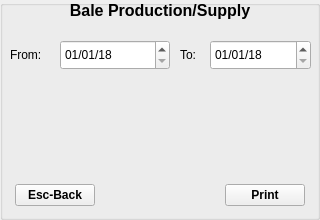
  <widget class="QGroupBox" name="groupBox_bale_production">
   <property name="geometry">
    <rect>
     <x>0</x>
     <y>1160</y>
     <width>320</width>
     <height>220</height>
    </rect>
   </property>
   <property name="title">
    <string/>
   </property>
   <widget class="QLabel" name="label_21">
    <property name="geometry">
     <rect>
      <x>0</x>
      <y>0</y>
      <width>320</width>
      <height>20</height>
     </rect>
    </property>
    <property name="font">
     <font>
      <pointsize>12</pointsize>
      <weight>75</weight>
      <bold>true</bold>
     </font>
    </property>
    <property name="text">
     <string>Bale Production/Supply</string>
    </property>
    <property name="alignment">
     <set>Qt::AlignCenter</set>
    </property>
   </widget>
   <widget class="QWidget" name="horizontalLayoutWidget_6">
    <property name="geometry">
     <rect>
      <x>10</x>
      <y>180</y>
      <width>300</width>
      <height>30</height>
     </rect>
    </property>
    <layout class="QHBoxLayout" name="horizontalLayout_6">
     <property name="leftMargin">
      <number>5</number>
     </property>
     <property name="rightMargin">
      <number>5</number>
     </property>
     <item>
      <widget class="QPushButton" name="pushButton_esc_6">
       <property name="font">
        <font>
         <weight>75</weight>
         <bold>true</bold>
        </font>
       </property>
       <property name="focusPolicy">
        <enum>Qt::NoFocus</enum>
       </property>
       <property name="text">
        <string>Esc-Back</string>
       </property>
       <property name="autoDefault">
        <bool>true</bool>
       </property>
      </widget>
     </item>
     <item>
      <spacer name="horizontalSpacer_6">
       <property name="orientation">
        <enum>Qt::Horizontal</enum>
       </property>
       <property name="sizeHint" stdset="0">
        <size>
         <width>40</width>
         <height>20</height>
        </size>
       </property>
      </spacer>
     </item>
     <item>
      <widget class="QPushButton" name="pushButton_print_bale_production">
       <property name="font">
        <font>
         <weight>75</weight>
         <bold>true</bold>
        </font>
       </property>
       <property name="text">
        <string>Print</string>
       </property>
       <property name="autoDefault">
        <bool>true</bool>
       </property>
      </widget>
     </item>
    </layout>
   </widget>
   <widget class="QLabel" name="label_23">
    <property name="geometry">
     <rect>
      <x>180</x>
      <y>40</y>
      <width>29</width>
      <height>30</height>
     </rect>
    </property>
    <property name="text">
     <string>To:</string>
    </property>
   </widget>
   <widget class="QLabel" name="label_24">
    <property name="geometry">
     <rect>
      <x>10</x>
      <y>40</y>
      <width>49</width>
      <height>30</height>
     </rect>
    </property>
    <property name="text">
     <string>From:</string>
    </property>
   </widget>
   <widget class="QDateEdit" name="dateEdit_from_bale_production">
    <property name="geometry">
     <rect>
      <x>60</x>
      <y>40</y>
      <width>110</width>
      <height>30</height>
     </rect>
    </property>
    <property name="minimumDate">
     <date>
      <year>2018</year>
      <month>1</month>
      <day>1</day>
     </date>
    </property>
    <property name="displayFormat">
     <string>dd/MM/yy</string>
    </property>
   </widget>
   <widget class="QDateEdit" name="dateEdit_to_bale_production">
    <property name="geometry">
     <rect>
      <x>210</x>
      <y>40</y>
      <width>101</width>
      <height>30</height>
     </rect>
    </property>
    <property name="minimumDate">
     <date>
      <year>2018</year>
      <month>1</month>
      <day>1</day>
     </date>
    </property>
    <property name="displayFormat">
     <string>dd/MM/yy</string>
    </property>
   </widget>
  </widget>
